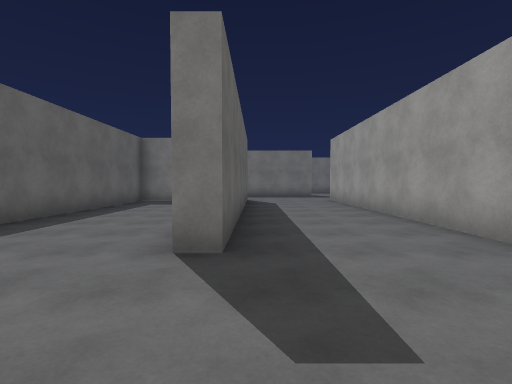
View 1 (above)

21 first-person views from a walk through a 3-D level made in the Unity game engine. The camera is 1.4 m above the floor, tilts 2° down and sees 85° across. The floor is counted in squares, 2 m on a side. Each view is taken from the middle of a square. On the plan, view 1 faces up. The plan holds only what a view shows up to about 9 squares ahead; the rest is blank. The place goes on beyond the plan. The player is left out. Surface patterns are stand-ins for the level's own textures.

View 2
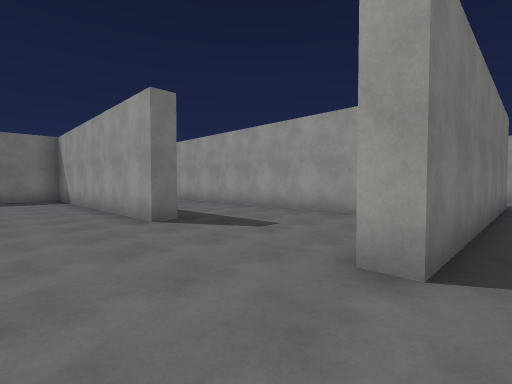

View 3
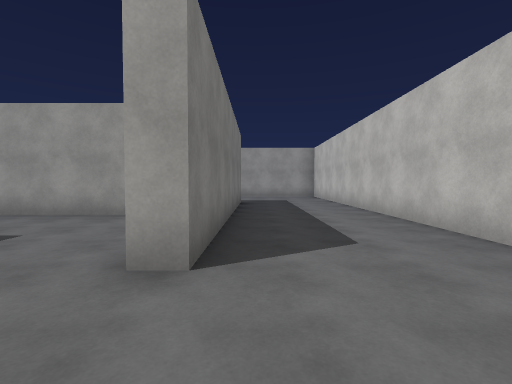

View 4
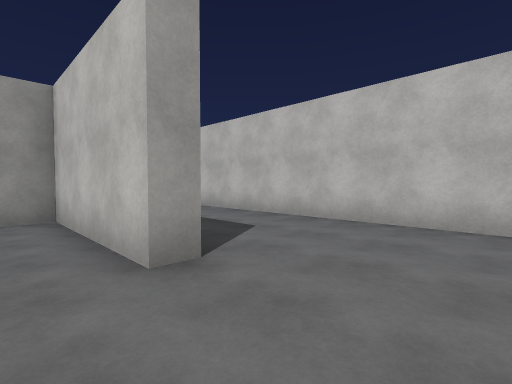

View 5
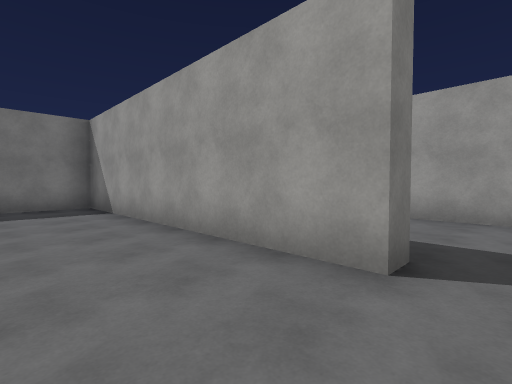

View 6
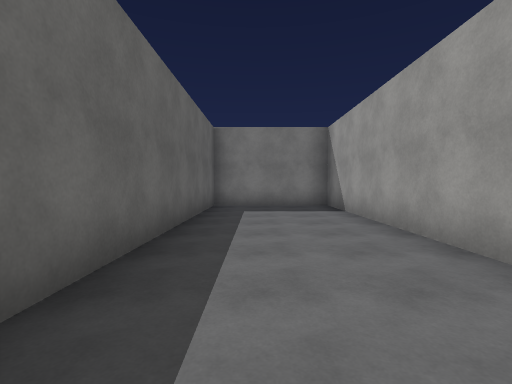

View 7
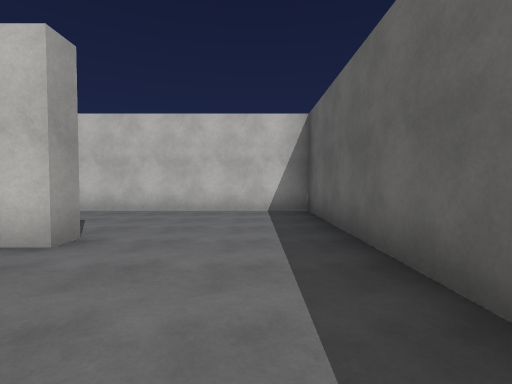

View 8
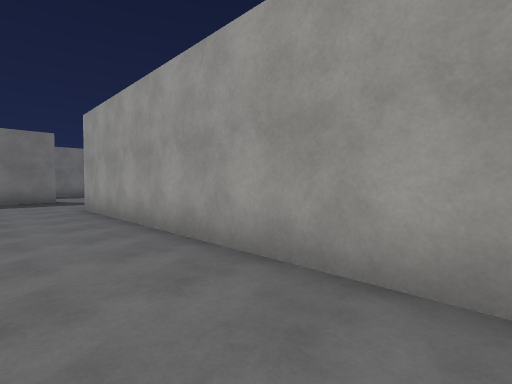

View 9
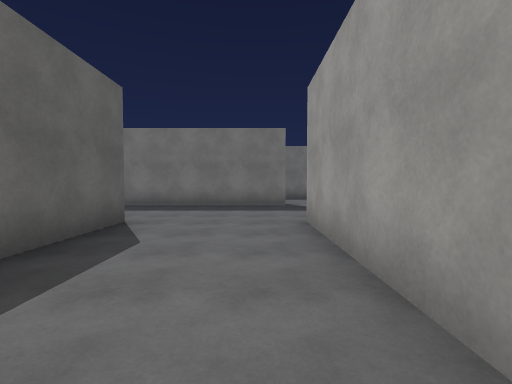

View 10
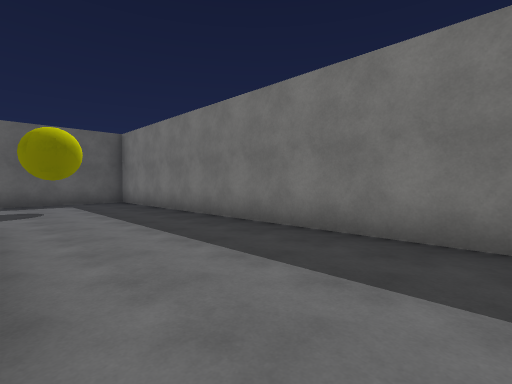

View 11
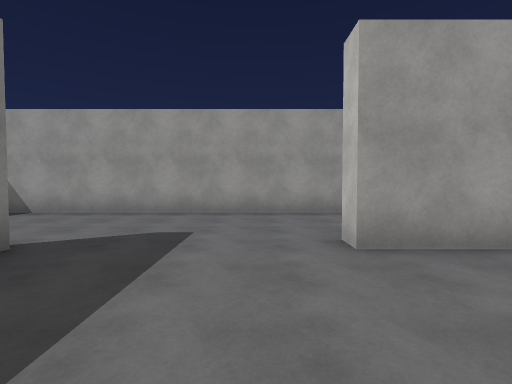

View 12
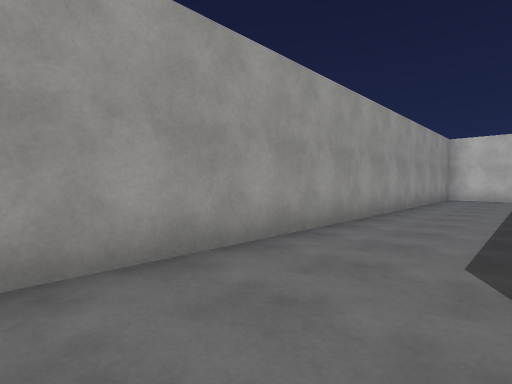

View 13
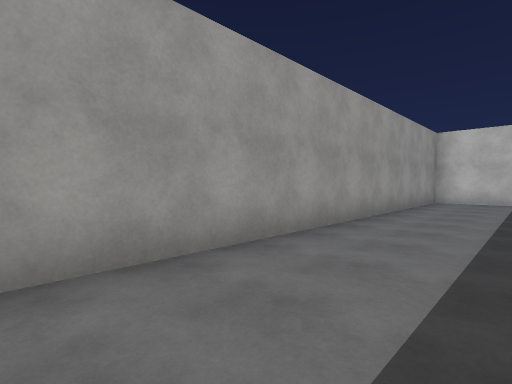

View 14
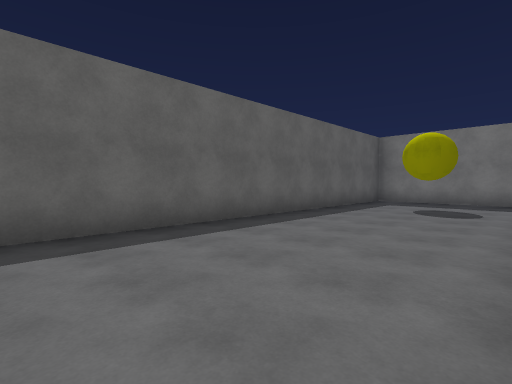

View 15
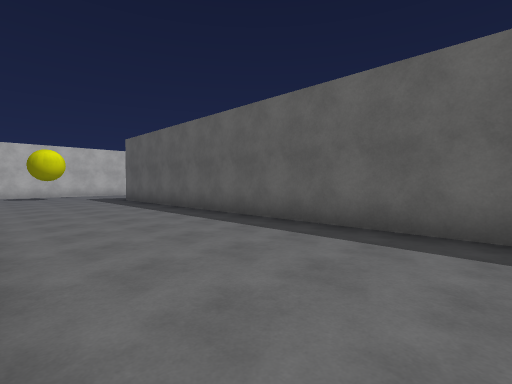

View 16
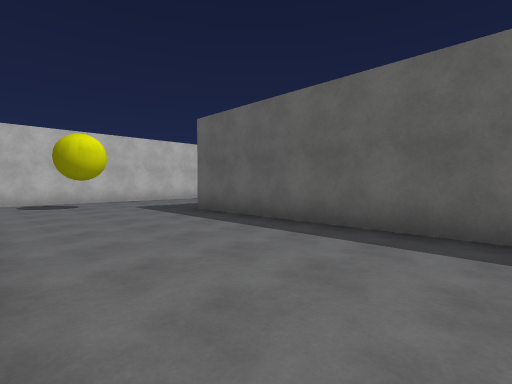

View 17
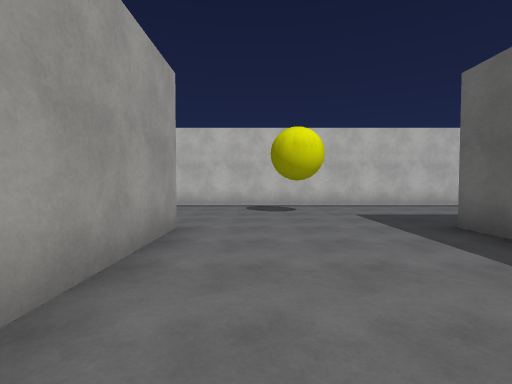

View 18
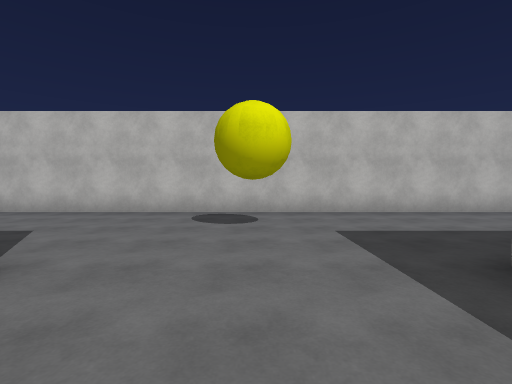

View 19
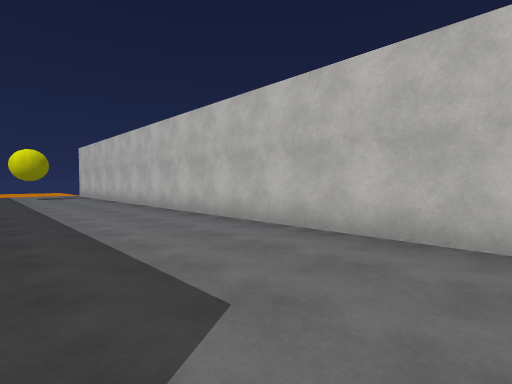

View 20
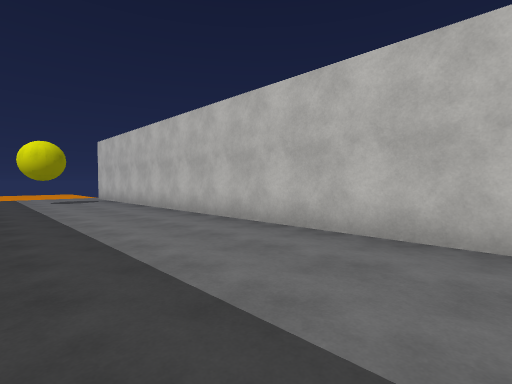

View 21
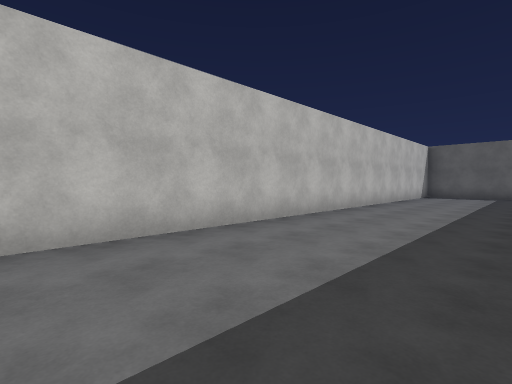

### Floor plan
Points are (right, up) in squares from view 1. A wall is a line through its corners. A room is listed if a view was taken in it or the views show most of it. See-through windows are left out.
Room 1 (views 1, 2, 3, 4, 5, 6, 7, 8, 9)
walls: (-4.3, 0.8) (-4.3, -4.8) (6, -4.8); (6.9, -1.5) (-0.8, -1.5) (-0.8, -1) (2.9, -1) (2.9, 10.9); (-0.3, 11) (-0.3, 2.8) (-0.8, 2.8) (-0.8, 10.4) (-4.3, 10.4) (-4.3, 3.2)
ways out: opening at (1.5, 11) to room 2
Room 2 (views 10, 11, 12, 13, 14, 15, 16, 17, 18, 19, 20, 21)
walls: (-4.8, -5.4) (-4.8, -2.2); (4.4, -1) (5.9, -1); (6.4, -0.4) (6.4, 16.5); (2.9, 10.9) (3.5, 10.9); (-9.1, 13.6) (-9.1, -5.4); (3, 14.6) (-8.1, 14.6); (-19.2, -9.6) (7.2, -9.6)
ways out: opening at (1.5, 11) to room 1

Where each view was taken, in squares from view 1:
view 1: 0 up, 0 right, facing up
view 2: 2 down, 3 left, facing up-right
view 3: 2 down, 3 left, facing right
view 4: 0 up, 3 left, facing down-right
view 5: 2 up, 3 left, facing up-right
view 6: 2 up, 3 left, facing up
view 7: 2 up, 3 left, facing down
view 8: 3 up, 1 right, facing up-right
view 9: 6 up, 2 right, facing up
view 10: 11 up, 1 right, facing up-left
view 11: 12 up, 0 right, facing right
view 12: 12 up, 4 right, facing down-right
view 13: 10 up, 4 right, facing down-right
view 14: 4 up, 5 left, facing up-left
view 15: 6 up, 5 left, facing down-left
view 16: 1 up, 5 left, facing down-left
view 17: 1 down, 6 left, facing down
view 18: 3 down, 7 left, facing down
view 19: 6 down, 5 left, facing down-right
view 20: 6 down, 2 left, facing down-right
view 21: 6 down, 10 left, facing down-left
